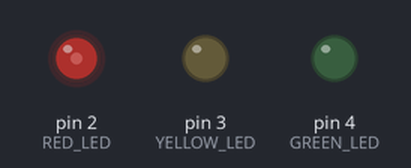
A sketch run on a simulated Arduino Uno, built with avr-gcc and run on an emulated ATmega328P. On the bench: output pins drawn as LEDs (lit = HIGH).

Above: at 0.1 s.
At 17.1 s:
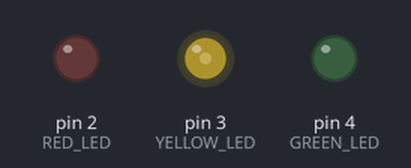
At 31.1 s:
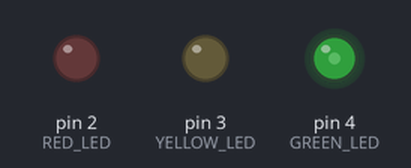
Timing chart, 0 to 37.5 s (numbered marks = the images above):
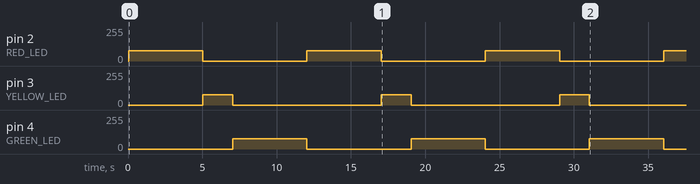

Measured:
- by itself, pin 2 (RED_LED): 0/255 → 77/255 at 0.04 s, → 0/255 5.0 s later, → 77/255 7.0 s later, → 0/255 5.0 s later, … (7 changes in this stretch)
- by itself, pin 3 (YELLOW_LED): alternates 77/255 for 2.0 s and 0/255 for 10.0 s
- by itself, pin 4 (GREEN_LED): alternates 78/255 for 5.0 s and 0/255 for 7.0 s

The sketch:

traffic_light.ino
```cpp
/*
  ===================================================================
  Traffic Light System on Breadboard (No External Resistors)
  ===================================================================
  Connections:
  - Red LED (+)    --> Digital Pin 2
  - Yellow LED (+) --> Digital Pin 3
  - Green LED (+)  --> Digital Pin 4
  - All LEDs (-)   --> Breadboard Blue (-) Rail --> Arduino GND
  ===================================================================
*/

const int RED_LED = 2;
const int YELLOW_LED = 3;
const int GREEN_LED = 4;

void setup() {
  pinMode(RED_LED, OUTPUT);
  pinMode(YELLOW_LED, OUTPUT);
  pinMode(GREEN_LED, OUTPUT);
}

// Software current-limiting function using rapid pulsing
void safeLight(int pin, int durationMs) {
  unsigned long startTime = millis();
  while (millis() - startTime < (unsigned long)durationMs) {
    digitalWrite(pin, HIGH);
    delayMicroseconds(300); // Brief ON time
    digitalWrite(pin, LOW);
    delayMicroseconds(700); // OFF time protects LEDs without physical resistors
  }
}

void loop() {
  // RED Light - 5 Seconds
  safeLight(RED_LED, 5000);

  // YELLOW Light - 2 Seconds
  safeLight(YELLOW_LED, 2000);

  // GREEN Light - 5 Seconds
  safeLight(GREEN_LED, 5000);
}
```
